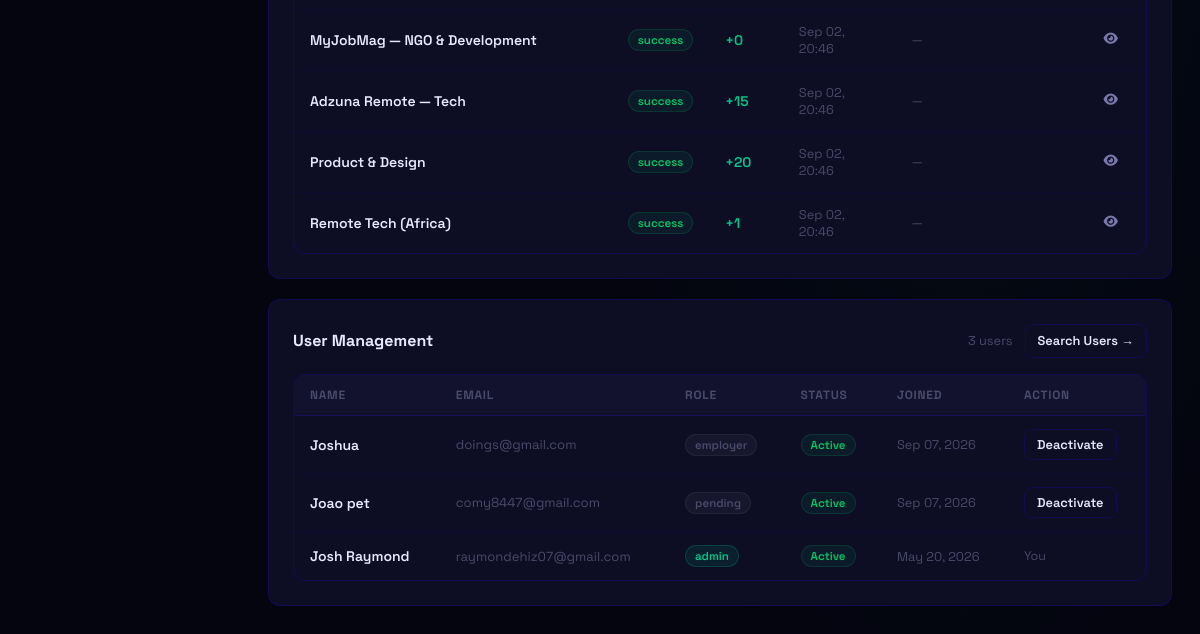
Page /admin (signed in, lower part) on the earlier database version.
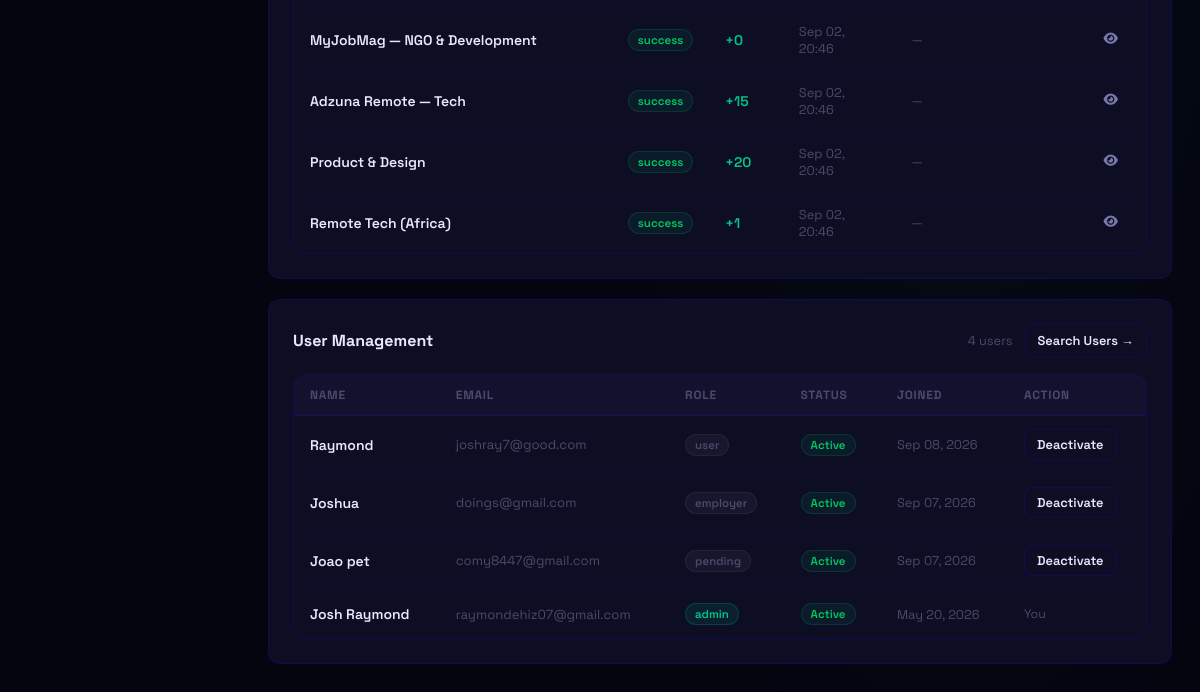
Same page on the later database version.
### app.py (models this page shows, shortened)
class ScraperLog(db.Model):
    id = db.Column(db.Integer, primary_key=True)
    source = db.Column(db.String(100))
    status = db.Column(db.String(20))   # success | failed | running
    jobs_found = db.Column(db.Integer, default=0)
    jobs_added = db.Column(db.Integer, default=0)
    message = db.Column(db.Text)
    started_at = db.Column(db.DateTime, default=datetime.utcnow)
    ended_at = db.Column(db.DateTime)

class User(db.Model):
    id = db.Column(db.Integer, primary_key=True)
    name = db.Column(db.String(120), nullable=False)
    email = db.Column(db.String(120), unique=True, nullable=False)
    password_hash = db.Column(db.String(256), nullable=False)
    role = db.Column(db.String(20), default='user')
    created_at = db.Column(db.DateTime, default=datetime.utcnow)
    is_active = db.Column(db.Boolean, default=True)
    saved_jobs = db.relationship('SavedJob', backref='user', lazy=True, cascade='all, delete-orphan')
    applications = db.relationship('Application', backref='user', lazy=True, cascade='all, delete-orphan')
    alerts = db.relationship('Alert', backref='user', lazy=True, cascade='all, delete-orphan')
    profile = db.relationship('UserProfile', backref='user', uselist=False, cascade='all, delete-orphan')
    username = db.Column(db.String(50), unique=True, nullable=True)
    is_verified = db.Column(db.Boolean, default=False)
    @property
    def is_authenticated(self): return True

### app.py (the view)
@app.route('/admin')
@login_required
@admin_required
def admin():
    from scrapers.jsearch_scraper import SEARCH_PROFILES as JSEARCH_PROFILES
    from scrapers.remotive_scraper import REMOTIVE_PROFILES
    from scrapers.muse_scraper import MUSE_PROFILES
    from scrapers.adzuna_scraper import ADZUNA_PROFILES
    from scrapers.myjobmag_scraper import MYJOBMAG_PROFILES
    from scrapers.hotnigerianjobs_scraper import HOTNIGERIANJOBS_PROFILES
    from scrapers.jobberman_scraper import JOBBERMAN_PROFILES
    all_profiles = JSEARCH_PROFILES + REMOTIVE_PROFILES + MUSE_PROFILES + ADZUNA_PROFILES + MYJOBMAG_PROFILES + HOTNIGERIANJOBS_PROFILES + JOBBERMAN_PROFILES
    users = User.query.order_by(User.created_at.desc()).all()
    logs = ScraperLog.query.order_by(ScraperLog.started_at.desc()).limit(20).all()
    total_jobs = Job.query.count()
    active_jobs = Job.query.filter_by(is_active=True).count()
    total_users = User.query.count()
    total_applications = Application.query.count()
    total_alerts = Alert.query.count()
    return render_template('admin.html', users=users, logs=logs,
                           total_jobs=total_jobs, active_jobs=active_jobs,
                           total_users=total_users, total_applications=total_applications, total_alerts=total_alerts,
                           scraper_profiles=all_profiles)

### app.py (called while the page is built)
@login_manager.user_loader
def load_user(user_id):
    return User.query.get(int(user_id))

def admin_required(f):
    @wraps(f)
    def decorated(*args, **kwargs):
        if not current_user.is_authenticated or current_user.role != 'admin':
            flash('Admin access required.', 'error')
            return redirect(url_for('dashboard'))
        return f(*args, **kwargs)
    return decorated

@app.before_request
def enforce_onboarding():
    if not current_user.is_authenticated:
        return
    if request.endpoint in PUBLIC_ENDPOINTS or request.endpoint is None:
        return
    if request.endpoint.startswith('static'):
        return
    if current_user.role not in ('user', 'employer', 'admin'):
        return redirect(url_for('choose_account_type'))

### templates/admin.html (shortened to what this page needs)
<link rel="stylesheet" href="https://cdnjs.cloudflare.com/ajax/libs/font-awesome/6.5.0/css/all.min.css">
{% extends 'base.html' %}
{% block content %}
<div class="stagger">
  <div class="card" style="margin-bottom:20px;">
    <div id="logs-table-wrap">
      {% if logs %}
      <div class="table-wrap" style="margin-top:12px;">
        <table>
          <tbody>
            {% for log in logs %}
            <tr style="cursor:pointer;" onclick="window.location='/admin/log/{{ log.id }}/jobs'">
              <td style="font-weight:600;">{{ log.source }}</td>
              <td>
                <span class="badge {% if log.status == 'success' %}badge-green{% elif log.status == 'failed' %}badge-red{% else %}badge-amber{% endif %}">
                  {{ log.status }}
                </span>
              </td>
              <td style="color:var(--mint);font-weight:600;">+{{ log.jobs_added }}</td>
              <td style="color:var(--text-muted);font-size:0.8rem;">{{ log.started_at.strftime('%b %d, %H:%M') }}</td>
              <td class="hide-mobile" style="font-size:0.78rem;color:var(--text-muted);max-width:180px;overflow:hidden;text-overflow:ellipsis;white-space:nowrap;">{{ log.message or '—' }}</td>
              <td>
                <a href="/admin/log/{{ log.id }}/jobs" class="btn btn-ghost btn-sm" onclick="event.stopPropagation()">
                  <i class="fa-solid fa-eye"></i>
                </a>
              </td>
            </tr>
            {% endfor %}
          </tbody>
        </table>
      </div>
      {% else %}
      <div class="empty-state" style="padding:30px 0;">
        <div style="font-size:32px;opacity:0.4;margin-bottom:12px;"><i class="fa-solid fa-clipboard-list"></i></div>
        <div style="color:var(--text-muted);">No scraper runs yet. Click Run on a profile above.</div>
      </div>
      {% endif %}
    </div>
  </div>
  <div class="card">
    <div class="section-header">
      <div class="section-title">User Management</div>
      <div style="display:flex;align-items:center;gap:12px;">
        <span style="font-size:0.8rem;color:var(--text-muted);">{{ users|length }} users</span>
        <a href="{{ url_for('all_users') }}" class="btn btn-outline btn-sm">Search Users →</a>
      </div>
    </div>
    <div class="table-wrap" style="margin-top:12px;">
      <table>
        <thead>
          <tr>
            <th>Name</th>
            <th class="hide-mobile">Email</th>
            <th>Role</th>
            <th>Status</th>
            <th class="hide-mobile">Joined</th>
            <th>Action</th>
          </tr>
        </thead>
        <tbody>
          {% for user in users %}
          <tr>
            <td style="font-weight:600;">{{ user.name }}</td>
            <td class="hide-mobile" style="color:var(--text-muted);font-size:0.82rem;">{{ user.email }}</td>
            <td><span class="badge {% if user.role == 'admin' %}badge-mint{% else %}badge-gray{% endif %}">{{ user.role }}</span></td>
            <td>
              <span class="badge {% if user.is_active %}badge-green{% else %}badge-red{% endif %}">
                {{ 'Active' if user.is_active else 'Inactive' }}
              </span>
            </td>
            <td class="hide-mobile" style="color:var(--text-muted);font-size:0.8rem;">{{ user.created_at.strftime('%b %d, %Y') }}</td>
            <td>
              {% if user.id != current_user.id %}
              <button class="btn btn-outline btn-sm toggle-user-btn" data-user-id="{{ user.id }}">
                {{ 'Deactivate' if user.is_active else 'Activate' }}
              </button>
              {% else %}
              <span style="font-size:0.78rem;color:var(--text-muted);">You</span>
              {% endif %}
            </td>
          </tr>
          {% endfor %}
        </tbody>
      </table>
    </div>
  </div>
</div>
{% endblock %}

Differences in the rows shown:
added User: name "Raymond", email "joshray7@good.com", role "user", is_active "Active", created_at "Sep 08, 2026", is_active "Deactivate"
Other differences:
{{ users|length }}: "3" → "4"
